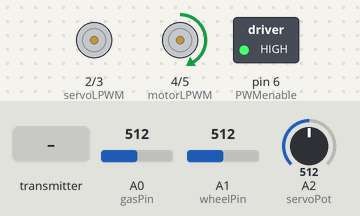
This sketch was run on a simulated Arduino Mega 2560, built with avr-gcc and run on an emulated ATmega2560. Shown: motor-driver pin pairs drawn as motors (green arrow = first pin HIGH = forward, orange = second pin HIGH = backward, longer = more drive), switched loads named in the sketch (green lamp = pin HIGH). The test bench sets the inputs (shaded band); at power-on: A0 (gasPin) = 512, A1 (wheelPin) = 512, A2 (servoPot) = 512. No radio packets arrive unless stated.

Above: at 1.2 s.
1.3 s: A0 (gasPin) set to 340
At 2.4 s:
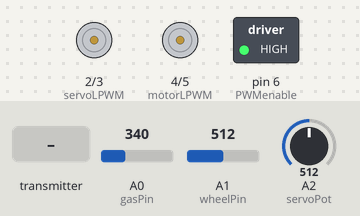
2.8 s: A1 (wheelPin) set to 469
4.3 s: A1 (wheelPin) set to 444
At 4.7 s:
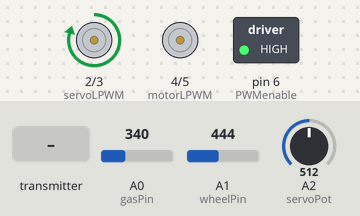
5.8 s: A2 (servoPot) set to 482
At 7.0 s:
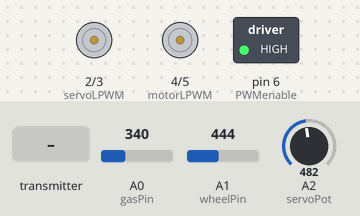
7.3 s: the transmitter starts sending joystick.0 = 0
At 8.3 s:
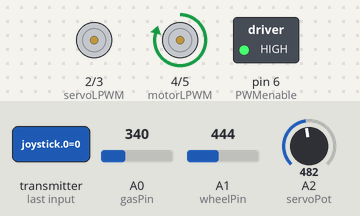
8.8 s: the transmitter starts sending joystick.0 = 1023
At 9.4 s:
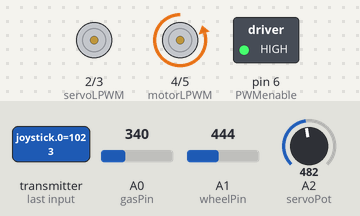
Timing chart, 0 to 11.3 s (numbered marks = the images above; inputs shaded):
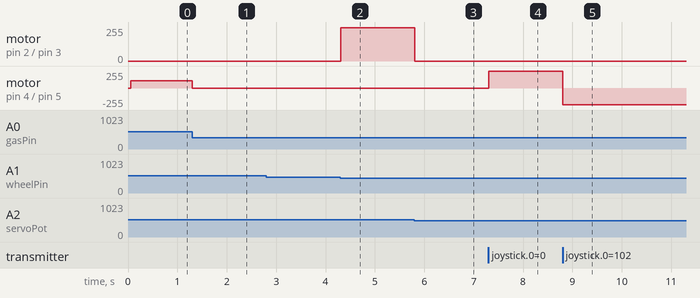

The sketch:

polaris.ino
```cpp
// polaris main routine - - - - - - - - - - - - - - - -
// Milos Micic 2014 micicmilos@gmail.com
//
//                 '
//           *          .
//                   *       '
//             *                *
//
//
//
// - - - - - - - - - - - - - - - - - - - - - - - - - - -
//  Code is for Arduino MEGA/MEGA SDK/ MEGA r3 it can be used on other Arduino platforms with pin revision
//  Drive motor is based on wiper motor (ford escort focus .... any 12V motor ) with IBT2 H - bridge servo controler (bts7960 based).
//  Servo for wheel control is also wiper motor with IBT2 H bridge and custom added pot for position ( it can be some hobby servo with high tourqe but this is too expensive).
//  For wheel i'm using some logitec with flapy pedals shifters for gear change reverse+neutral+forward+forward speed.
//  Gas pedal is also logitec

#include <TimedAction.h>
#include <SPI.h>
#include <nRF24L01.h>
#include <RF24.h>
#define CE_PIN   8
#define CSN_PIN 53

const uint64_t pipe = 0xE8E8F0F0E1LL;
RF24 radio(CE_PIN, CSN_PIN);
int joystick[3];
const int gasPin = 0;                                                // pin for gas potentiometer.
const int wheelPin = 1;                                              // pin for wheel potentimoeter.
const int servoPot = 2;                                              // pin for servo position pot.
const int motorLPWM = 4;                                             // pin for left pwm motor rotation.
const int motorRPWM = 5;                                             // pin for right pwm motor rotation.
const int servoLPWM = 2;
const int servoRPWM = 3;
const int PWMenable = 6;                                             // pin for enabling left rotation.

int echoPin = 22;                                                    // echo pin for HC-SR04 ultrasonic range sensor
int trigPin = 23;                                                    // trigger pin for HC-SR04 ultrasonic range sensor
int currentGear = 0;
int smalldelta = 55;                                                 // error customization for wheel servo
int wheelValue;
int servoValue;
int leftOffset = 150;
int rightOffset = 900;
int currentSpeed;
int gearUpPin = 32;
int gearUpPinCounter = 0;
int gearUpPinState = 0;
boolean stopit = false;                                               // stop or no
boolean remotecontrol = false;
TimedAction wheels = TimedAction(50, adjustWheels);
TimedAction gas = TimedAction(50, adjustGas);
TimedAction gear = TimedAction(50, checkGear);
TimedAction range = TimedAction(1000, checkStop);
TimedAction remote = TimedAction(20, checkJoystick);


// - - - - - - - - - - - -

void setup() {
  pinMode(gasPin, INPUT);
  pinMode(wheelPin, INPUT);
  pinMode(servoPot, INPUT);
  pinMode(motorLPWM, OUTPUT);
  pinMode(motorRPWM, OUTPUT);
  pinMode(servoLPWM, OUTPUT);
  pinMode(servoLPWM, OUTPUT);
  pinMode(PWMenable, OUTPUT);
  pinMode(gearUpPin, INPUT);
  pinMode(trigPin, OUTPUT);
  pinMode(echoPin, INPUT);
  digitalWrite(PWMenable, HIGH);
  Serial1.begin(9600);                          // only for debug purpose
  radio.begin();
  radio.openReadingPipe(1, pipe);
  radio.startListening();
  radio.printDetails();

}

void loop() {
  gas.check();
  wheels.check();
  gear.check();
  range.check();
  remote.check();

}


void adjustWheels() {
  wheelValue = analogRead(wheelPin);
  servoValue = analogRead(servoPot);


  if (servoValue > wheelValue && servoValue > leftOffset && abs(wheelValue - servoValue) > smalldelta && servoValue < rightOffset) {
    analogWrite(servoLPWM, 250);
  } else {
    analogWrite(servoLPWM, 0);
  }
  if (servoValue < wheelValue  && servoValue < rightOffset && abs(wheelValue - servoValue) > smalldelta && servoValue > leftOffset) {
    analogWrite(servoRPWM, 250);
  } else {
    analogWrite(servoRPWM, 0);
  }

}

void checkStop() {

}

void adjustGas() {
  if (!remotecontrol) {
    currentSpeed = analogRead(gasPin);
    if (currentSpeed > 350 ) {

      currentSpeed = (currentSpeed - 300) / 2;
      analogWrite(motorLPWM, currentSpeed);

    }
    else {
      analogWrite(motorLPWM, 0);
    }

  }
  if (remotecontrol) {
    currentSpeed = joystick[0];
    if (currentSpeed < 480) {
      currentSpeed = (500 - currentSpeed) / 2;
      analogWrite(motorLPWM, currentSpeed);
      analogWrite(motorRPWM, 0);
      Serial1.println("going forward");                                      // for debug purpose only -- can be deleted
    } else if (currentSpeed > 520 ) {
      currentSpeed = (currentSpeed - 520) / 2;
      analogWrite(motorRPWM, currentSpeed);
      analogWrite(motorLPWM, 0);
      Serial1.println("going backward");                                     // for debug purpose only -- can be deleted
      Serial1.println(currentSpeed);                                         // for debug purpose only -- can be deleted
    } else if (currentSpeed > 480 && currentSpeed < 520) {
      analogWrite(motorRPWM, 0);
      analogWrite(motorLPWM, 0);
      Serial1.println("stoped");                                              // for debug purpose only -- can be deleted

    }
  }
}

void checkGear() {


}
void checkJoystick() {
  if ( radio.available() ) {
    remotecontrol = true;
    bool done = false;
    while (!done)
    {

      done = radio.read(joystick, 3);

    }
    Serial1.println(joystick[0]);
    Serial1.println(joystick[1]);

  } else {
    //  remotecontrol = false;
    //  Serial1.println("remoteoff");
  }
}
```

Measured:
- the behaviour switches between 457 and 456 on A1 (wheelPin) (found by bisection; images 1 and 2)
- the behaviour switches between 500 and 499 on A2 (servoPot) (found by bisection; images 2 and 3)
- after the input at 1.3 s, motor on pin 4 (motorLPWM) / pin 5 (motorRPWM): forward 106/255 → stopped at once
- after the input at 2.8 s, every drawn part: stays the same
- after the input at 4.3 s, motor on pin 2 (servoLPWM) / pin 3 (servoRPWM): stopped → forward 250/255 at once
- after the input at 5.8 s, motor on pin 2 (servoLPWM) / pin 3 (servoRPWM): forward 250/255 → stopped at once
- after the input at 7.3 s, motor on pin 4 (motorLPWM) / pin 5 (motorRPWM): stopped → forward 250/255 at once
- after the input at 8.8 s, motor on pin 4 (motorLPWM) / pin 5 (motorRPWM): forward 250/255 → backward 251/255 at once
